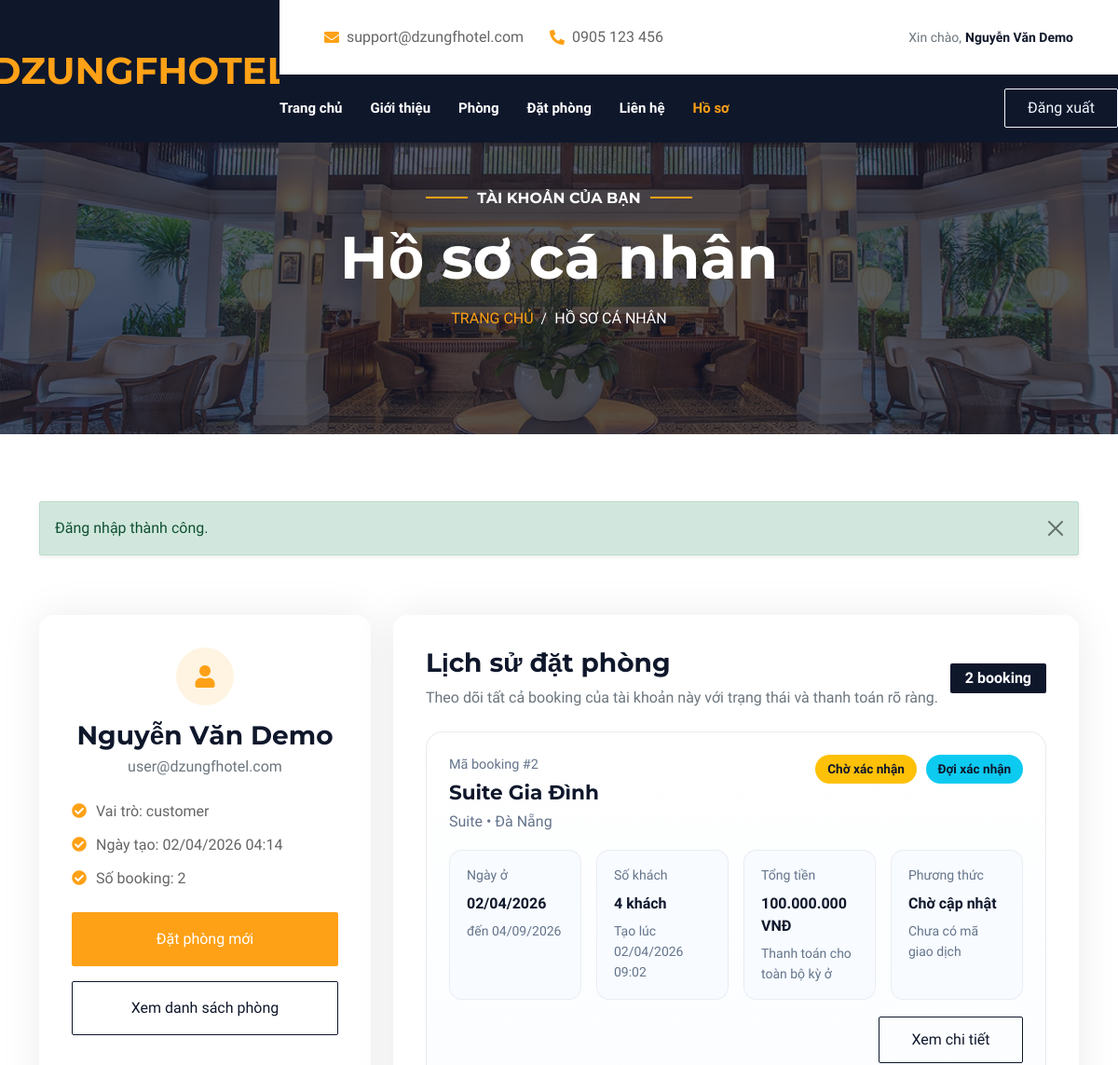
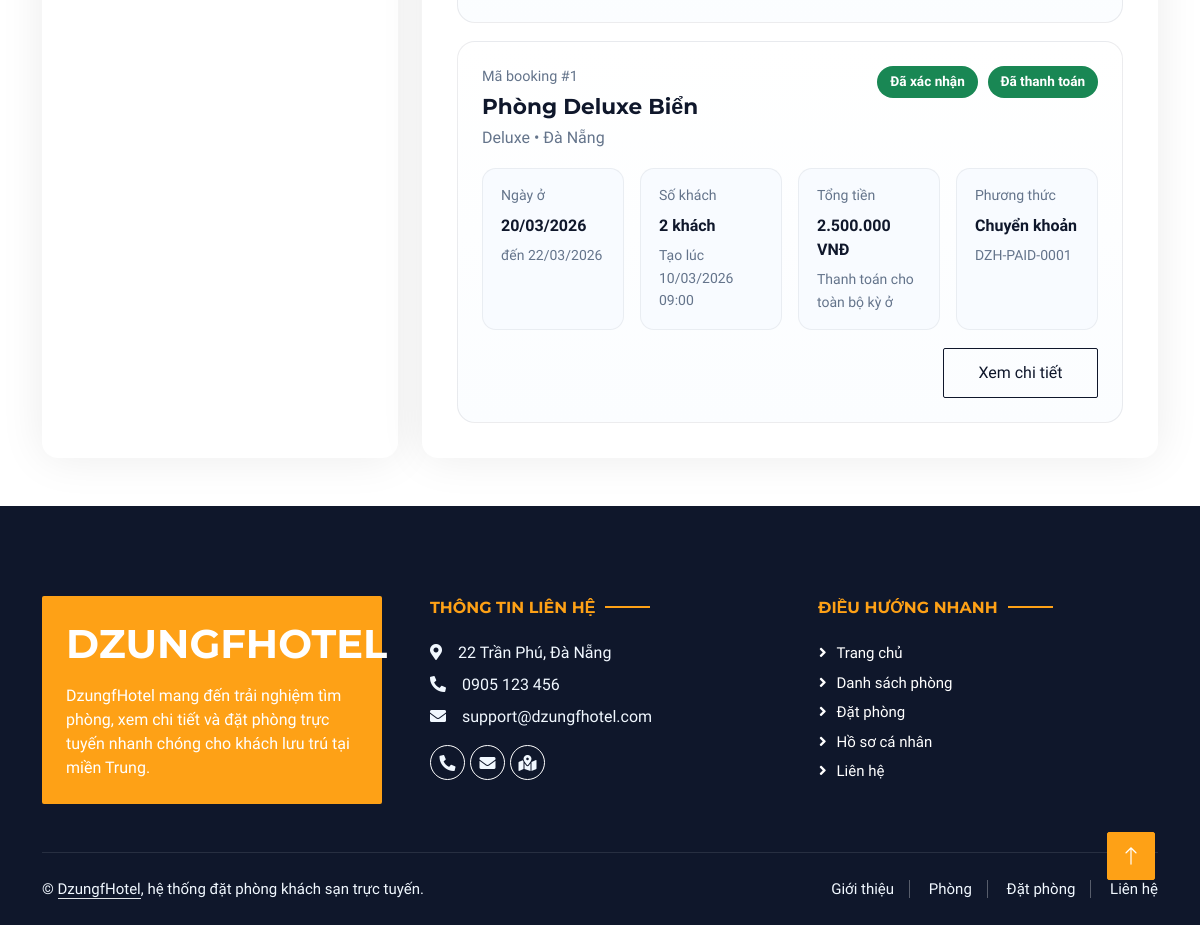
The app's page /profile.php (signed in) with its own data (2 pictures, top to bottom).
### tables this page shows
CREATE TABLE users (
    id INT AUTO_INCREMENT PRIMARY KEY,
    full_name VARCHAR(100) NOT NULL,
    email VARCHAR(120) NOT NULL UNIQUE,
    password VARCHAR(255) NOT NULL,
    role ENUM('customer', 'admin') NOT NULL DEFAULT 'customer',
    created_at TIMESTAMP DEFAULT CURRENT_TIMESTAMP
);

CREATE TABLE bookings (
    id INT AUTO_INCREMENT PRIMARY KEY,
    user_id INT NOT NULL,
    room_id INT NOT NULL,
    check_in DATE NOT NULL,
    check_out DATE NOT NULL,
    guests INT NOT NULL,
    total_price DECIMAL(10,2) NOT NULL,
    booking_status ENUM('Pending', 'Confirmed', 'OutOfStock') NOT NULL DEFAULT 'Pending',
    payment_status ENUM('Pending', 'Paid') NOT NULL DEFAULT 'Pending',
    created_at TIMESTAMP DEFAULT CURRENT_TIMESTAMP,
    CONSTRAINT fk_bookings_user FOREIGN KEY (user_id) REFERENCES users(id),
    CONSTRAINT fk_bookings_room FOREIGN KEY (room_id) REFERENCES rooms(id)
);

CREATE TABLE rooms (
    id INT AUTO_INCREMENT PRIMARY KEY,
    room_name VARCHAR(120) NOT NULL,
    room_type VARCHAR(80) NOT NULL,
    location VARCHAR(120) DEFAULT 'Đà Nẵng',
    price DECIMAL(10,2) NOT NULL,
    capacity INT NOT NULL,
    image VARCHAR(255),
    description TEXT,
    status ENUM('available', 'booked', 'maintenance') NOT NULL DEFAULT 'available',
    created_at TIMESTAMP DEFAULT CURRENT_TIMESTAMP
);

CREATE TABLE payments (
    id INT AUTO_INCREMENT PRIMARY KEY,
    booking_id INT NOT NULL UNIQUE,
    amount DECIMAL(10,2) NOT NULL,
    payment_method VARCHAR(80) NOT NULL DEFAULT 'Chờ cập nhật',
    payment_status ENUM('Pending', 'Paid') NOT NULL DEFAULT 'Pending',
    transaction_code VARCHAR(80) DEFAULT NULL,
    paid_at DATETIME DEFAULT NULL,
    created_at TIMESTAMP DEFAULT CURRENT_TIMESTAMP,
    CONSTRAINT fk_payments_booking FOREIGN KEY (booking_id) REFERENCES bookings(id)
);

### profile.php (the view, shortened to what this page needs)
<?php
require_once __DIR__ . '/includes/auth.php';
$db = get_db();
$userId = current_user_id();
$userStmt = $db->prepare("SELECT id, full_name, email, role, created_at FROM users WHERE id = ? LIMIT 1");
$userStmt->bind_param('i', $userId);
$userStmt->execute();
$user = $userStmt->get_result()->fetch_assoc();
$bookingStmt = $db->prepare("
    SELECT b.id, b.check_in, b.check_out, b.guests, b.total_price, b.booking_status, b.payment_status, b.created_at,
           r.room_name, r.room_type, r.location,
           p.payment_method, p.transaction_code
    FROM bookings b
    INNER JOIN rooms r ON b.room_id = r.id
    LEFT JOIN payments p ON p.booking_id = b.id
    WHERE b.user_id = ?
    ORDER BY b.created_at DESC, b.id DESC
");
$bookingStmt->bind_param('i', $userId);
$bookingStmt->execute();
$bookings = [];
$bookingResult = $bookingStmt->get_result();
while ($row = $bookingResult->fetch_assoc()) {
    $bookings[] = $row;
}
$active_page = 'profile';
$page_heading = 'Hồ sơ cá nhân';
require_once __DIR__ . '/includes/header.php';
?>
<div class="container-xxl py-5">
    <div class="container">
        <div class="row g-4">
            <div class="col-lg-4">
                <div class="profile-card h-100">
                    <div class="text-center mb-4">
                        <div class="icon-circle mx-auto mb-3"><i class="fa fa-user"></i></div>
                        <h3 class="mb-1"><?= e((string) $user['full_name']) ?></h3>
                        <p class="text-muted mb-0"><?= e((string) $user['email']) ?></p>
                    </div>
                    <ul class="list-check mb-4">
                        <li><i class="fa fa-check-circle"></i>Vai trò: <?= e((string) $user['role']) ?></li>
                        <li><i class="fa fa-check-circle"></i>Ngày tạo: <?= e(format_datetime((string) $user['created_at'])) ?></li>
                        <li><i class="fa fa-check-circle"></i>Số booking: <?= count($bookings) ?></li>
                    </ul>
                    <a href="<?= e(url('booking.php')) ?>" class="btn btn-primary w-100 py-3 mb-3">Đặt phòng mới</a>
                    <a href="<?= e(url('rooms.php')) ?>" class="btn btn-outline-dark w-100 py-3">Xem danh sách phòng</a>
                </div>
            </div>
            <div class="col-lg-8">
                <div class="table-card h-100">
                    <div class="d-flex flex-column flex-md-row justify-content-between align-items-md-center mb-4">
                        <div>
                            <h3 class="mb-2">Lịch sử đặt phòng</h3>
                            <p class="mb-0 text-muted">Theo dõi tất cả booking của tài khoản này với trạng thái và thanh toán rõ ràng.</p>
                        </div>
                        <span class="badge bg-dark fs-6 px-3 py-2 mt-3 mt-md-0"><?= count($bookings) ?> booking</span>
                    </div>
                    <?php if ($bookings): ?>
                        <div class="booking-history-list">
                            <?php foreach ($bookings as $booking): ?>
                                <?php
                                $bookingStatus = (string) $booking['booking_status'];
                                $paymentStatus = (string) $booking['payment_status'];
                                $paymentMethod = normalize_payment_method((string) ($booking['payment_method'] ?? ''), $bookingStatus, $paymentStatus);
                                ?>
                                <div class="booking-history-item">
                                    <div class="booking-history-header">
                                        <div>
                                            <div class="booking-history-label">Mã booking #<?= e((string) $booking['id']) ?></div>
                                            <h4 class="booking-history-title"><?= e((string) $booking['room_name']) ?></h4>
                                            <p class="booking-history-subtitle mb-0"><?= e((string) $booking['room_type']) ?> • <?= e((string) $booking['location']) ?></p>
                                        </div>
                                        <div class="booking-history-badges">
                                            <span class="badge <?= e(booking_badge_class($bookingStatus)) ?> status-badge"><?= e(booking_status_label($bookingStatus)) ?></span>
                                            <span class="badge <?= e(booking_payment_badge_class($bookingStatus, $paymentStatus)) ?> status-badge"><?= e(booking_payment_status_label($bookingStatus, $paymentStatus)) ?></span>
                                        </div>
                                    </div>
                                    <div class="row g-3 booking-history-grid">
                                        <div class="col-md-6 col-xl-3">
                                            <div class="booking-info-chip">
                                                <span class="booking-info-chip-label">Ngày ở</span>
                                                <strong><?= e(format_date((string) $booking['check_in'])) ?></strong>
                                                <small>đến <?= e(format_date((string) $booking['check_out'])) ?></small>
                                            </div>
                                        </div>
                                        <div class="col-md-6 col-xl-3">
                                            <div class="booking-info-chip">
                                                <span class="booking-info-chip-label">Số khách</span>
                                                <strong><?= e((string) $booking['guests']) ?> khách</strong>
                                                <small>Tạo lúc <?= e(format_datetime((string) $booking['created_at'])) ?></small>
                                            </div>
                                        </div>
                                        <div class="col-md-6 col-xl-3">
                                            <div class="booking-info-chip">
                                                <span class="booking-info-chip-label">Tổng tiền</span>
                                                <strong><?= e(format_currency((string) $booking['total_price'])) ?></strong>
                                                <small>Thanh toán cho toàn bộ kỳ ở</small>
                                            </div>
                                        </div>
                                        <div class="col-md-6 col-xl-3">
                                            <div class="booking-info-chip">
                                                <span class="booking-info-chip-label">Phương thức</span>
                                                <strong><?= e($paymentMethod) ?></strong>
                                                <small><?= e((string) (($booking['transaction_code'] ?? '') !== '' ? $booking['transaction_code'] : 'Chưa có mã giao dịch')) ?></small>
                                            </div>
                                        </div>
                                    </div>
                                    <div class="booking-history-actions">
                                        <a href="<?= e(url('booking-confirm.php?id=' . (int) $booking['id'])) ?>" class="btn btn-outline-dark">Xem chi tiết</a>
                                    </div>
                                </div>
                            <?php endforeach; ?>
                        </div>
                    <?php endif; ?>
                </div>
            </div>
        </div>
    </div>
</div>
<?php require_once __DIR__ . '/includes/footer.php'; ?>

### includes/header.php (shortened to what this page needs)
<?php
require_once __DIR__ . '/auth.php';
$activePage = $active_page ?? '';
$pageHeading = $page_heading ?? '';
$pageEyebrow = $page_eyebrow ?? 'DzungfHotel';
$currentUser = current_user();
?>
<!DOCTYPE html>
<html lang="vi">
<head>
    <link href="https://cdnjs.cloudflare.com/ajax/libs/font-awesome/5.10.0/css/all.min.css" rel="stylesheet">
    <link href="https://cdn.jsdelivr.net/npm/bootstrap-icons@1.4.1/font/bootstrap-icons.css" rel="stylesheet">
    <link href="<?= e(asset('lib/animate/animate.min.css')) ?>" rel="stylesheet">
    <link href="<?= e(asset('lib/owlcarousel/assets/owl.carousel.min.css')) ?>" rel="stylesheet">
    <link href="<?= e(asset('lib/tempusdominus/css/tempusdominus-bootstrap-4.min.css')) ?>" rel="stylesheet">
    <link href="<?= e(asset('css/bootstrap.min.css')) ?>" rel="stylesheet">
    <link href="<?= e(asset('css/style.css')) ?>" rel="stylesheet">
</head>
<body>
    <div class="container-xxl bg-white p-0">
        <div class="container-fluid bg-dark px-0">
            <div class="row gx-0">
                <div class="col-lg-3 bg-dark d-none d-lg-block">
                    <a href="<?= e(url('index.php')) ?>" class="navbar-brand w-100 h-100 m-0 p-0 d-flex align-items-center justify-content-center">
                        <h1 class="m-0 text-primary text-uppercase">DzungfHotel</h1>
                    </a>
                </div>
                <div class="col-lg-9">
                    <div class="row gx-0 bg-white d-none d-lg-flex">
                        <div class="col-lg-7 px-5 text-start">
                            <div class="h-100 d-inline-flex align-items-center py-2 me-4">
                                <i class="fa fa-envelope text-primary me-2"></i>
                                <p class="mb-0">support@dzungfhotel.com</p>
                            </div>
                            <div class="h-100 d-inline-flex align-items-center py-2 me-4">
                                <i class="fa fa-phone-alt text-primary me-2"></i>
                                <p class="mb-0">0905 123 456</p>
                            </div>
                            <div class="h-100 d-inline-flex align-items-center py-2">
                                <p class="mb-0">Đà Nẵng, Việt Nam</p>
                            </div>
                        </div>
                        <div class="col-lg-5 px-5 text-end">
                            <div class="h-100 d-inline-flex align-items-center py-2 text-muted small">
                                <?php if ($currentUser): ?>
                                    Xin chào, <span class="text-dark fw-bold ms-1"><?= e($currentUser['full_name']) ?></span>
                                <?php else: ?>
                                    Nền tảng đặt phòng khách sạn trực tuyến
                                <?php endif; ?>
                            </div>
                        </div>
                    </div>
                    <nav class="navbar navbar-expand-lg bg-dark navbar-dark p-3 p-lg-0">
                        <div class="collapse navbar-collapse justify-content-between" id="navbarCollapse">
                            <div class="navbar-nav mr-auto py-0">
                                <a href="<?= e(url('index.php')) ?>" class="nav-item nav-link <?= e(is_active($activePage, ['home'])) ?>">Trang chủ</a>
                                <a href="<?= e(url('about.php')) ?>" class="nav-item nav-link <?= e(is_active($activePage, ['about'])) ?>">Giới thiệu</a>
                                <a href="<?= e(url('rooms.php')) ?>" class="nav-item nav-link <?= e(is_active($activePage, ['rooms', 'room-details'])) ?>">Phòng</a>
                                <a href="<?= e(url('booking.php')) ?>" class="nav-item nav-link <?= e(is_active($activePage, ['booking', 'booking-confirm'])) ?>">Đặt phòng</a>
                                <a href="<?= e(url('contact.php')) ?>" class="nav-item nav-link <?= e(is_active($activePage, ['contact'])) ?>">Liên hệ</a>
                                <?php if (is_admin()): ?>
                                    <a href="<?= e(url('admin/bookings.php')) ?>" class="nav-item nav-link <?= e(is_active($activePage, ['admin-bookings'])) ?>">Quản lý booking</a>
                                <?php elseif (is_logged_in()): ?>
                                    <a href="<?= e(url('profile.php')) ?>" class="nav-item nav-link <?= e(is_active($activePage, ['profile'])) ?>">Hồ sơ</a>
                                <?php endif; ?>
                            </div>
                            <div class="d-flex flex-column flex-lg-row gap-2 py-3 py-lg-0">
                                <?php if (is_logged_in()): ?>
                                    <a href="<?= e(url('logout.php')) ?>" class="btn btn-outline-light rounded py-2 px-4">Đăng xuất</a>
                                <?php else: ?>
                                    <a href="<?= e(url('login.php')) ?>" class="btn btn-outline-light rounded py-2 px-4">Đăng nhập</a>
                                    <a href="<?= e(url('register.php')) ?>" class="btn btn-primary rounded py-2 px-4">Đăng ký</a>
                                <?php endif; ?>
                            </div>
                        </div>
                    </nav>
                </div>
            </div>
        </div>
        <?php if ($pageHeading !== ''): ?>
            <?php render_page_header($pageHeading, $pageEyebrow); ?>
        <?php endif; ?>

### records on screen
users: full_name "Nguyễn Văn Demo", email "user@dzungfhotel.com", role "customer", created_at "02/04/2026 04:14"
bookings: id "2", room.room_name "Suite Gia Đình", room.room_type "Suite", room.location "Đà Nẵng", booking_status "Chờ xác nhận", booking_payment_status_label($bookingStatus, $paymentStatus) "Đợi xác nhận", check_in "02/04/2026", check_out "04/09/2026", guests "4", created_at "02/04/2026 09:02", total_price "100.000.000 VNĐ", payments.payment_method "Chờ cập nhật", payments.transaction_code "Chưa có mã giao dịch"
bookings: id "1", room.room_name "Phòng Deluxe Biển", room.room_type "Deluxe", room.location "Đà Nẵng", booking_status "Đã xác nhận", booking_payment_status_label($bookingStatus, $paymentStatus) "Đã thanh toán", check_in "20/03/2026", check_out "22/03/2026", guests "2", created_at "10/03/2026 09:00", total_price "2.500.000 VNĐ", payments.payment_method "Chuyển khoản", payments.transaction_code "DZH-PAID-0001"

### other values on screen
$eyebrow "TÀI KHOẢN CỦA BẠN"
$title "Hồ sơ cá nhân"
$title "HỒ SƠ CÁ NHÂN"
$flash['message'] "Đăng nhập thành công."
count($bookings) "2"
